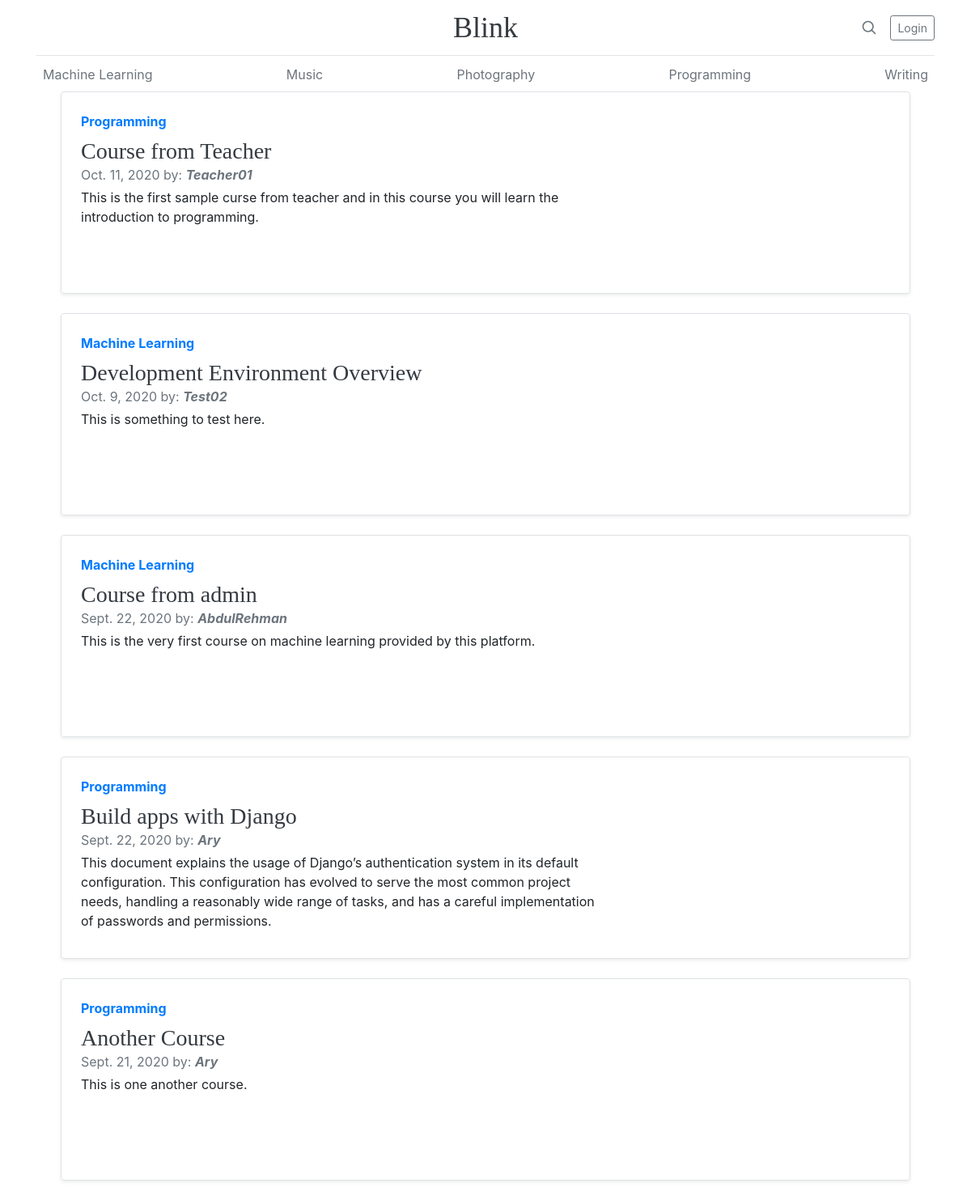
The page / on the database its author committed.
### courses/models.py (models this page shows, shortened)
class Subject(models.Model):
    title = models.CharField(max_length=200)
    slug = models.SlugField(max_length=200, unique=True)
    class Meta:
        ordering = ('title',)
    def __str__(self):
        return self.title

class Course(models.Model):
    owner = models.ForeignKey(Account,
                              related_name='courses_created',
                              on_delete=models.CASCADE)
    subject = models.ForeignKey(Subject,
                                related_name='courses',
                                on_delete=models.CASCADE)
    title = models.CharField(max_length=200)
    slug = models.SlugField(max_length=200, unique=True)
    overview = models.TextField()
    created = models.DateTimeField(auto_now_add=True)
    students = models.ManyToManyField(Account,
                                      related_name='courses_joined',
                                      blank=True)
    course_image = models.ImageField(upload_to='images')
    class Meta:
        ordering = ['-created']

### users/models.py (models this page shows, shortened)
class Account(AbstractBaseUser, PermissionsMixin):
    email = models.EmailField(verbose_name='email', max_length=60, unique=True)
    fullname = models.CharField(max_length=30, unique=True)
    is_instructor = models.BooleanField(default=False)
    date_join = models.DateTimeField(verbose_name='date joined', auto_now_add=True)
    last_login = models.DateTimeField(verbose_name='last login', auto_now_add=True)
    is_admin = models.BooleanField(default=False)
    is_active = models.BooleanField(default=False)
    is_staff = models.BooleanField(default=False)
    is_superuser = models.BooleanField(default=False)
    USERNAME_FIELD = 'email'
    REQUIRED_FIELDS = ['fullname']
    objects = MyAccountManager()

### users/views.py (the view)
# urls.py: path('', home, name='home'),
def home(request):
    courses = Course.objects.all()
    subjects = Subject.objects.all()
    context = {'courses': courses, 'subjects': subjects}
    return render(request, 'base.html', context)

### templates/base.html (shortened to what this page needs)
{% load static %}
<!doctype html>
<html lang="en">
<head>
    <link href="{% static 'css/bootstrap.min.css' %}" rel="stylesheet">
    <link href="{% static 'css/style.css' %}" rel="stylesheet">
</head>
<body>
<div class="container">
    <header class="blog-header py-3">
        <div class="row flex-nowrap justify-content-between align-items-center">
            <div class="col-4 pt-1">
            </div>
            <div class="col-4 text-center">
                <a class="blog-header-logo text-dark" href="{% url 'home' %}">Blink</a>
            </div>
            <div class="col-4 d-flex justify-content-end align-items-center">
                <a class="text-muted" href="#" aria-label="Search">
                    <svg xmlns="http://www.w3.org/2000/svg" width="20" height="20" fill="none" stroke="currentColor"
                         stroke-linecap="round" stroke-linejoin="round" stroke-width="2" class="mx-3" role="img"
                         viewBox="0 0 24 24" focusable="false"><title>Search</title>
                        <circle cx="10.5" cy="10.5" r="7.5"/>
                        <path d="M21 21l-5.2-5.2"/>
                    </svg>
                </a>
                {% if user.is_authenticated %}
                    <a class="btn btn-sm btn-outline-secondary" href="{% url 'users:logout' %}">Logout</a>
                {% else %}
                    <a class="btn btn-sm btn-outline-secondary" href="{% url 'users:login' %}">Login</a>
                {% endif %}
            </div>
        </div>
    </header>
    <div class="nav-scroller py-1">
        <nav class="nav d-flex justify-content-between">
            {% for sub in subjects %}
                <a class="p-2 text-muted" href="{% url 'courses:courses-by-subject' sub.slug %}">{{ sub.title }}</a>
            {% endfor %}
        </nav>
    </div>
    <div class="container">
        {% block content %}
        {% for course in courses %}
            <div class="col-md-12">
                <div class="row no-gutters border rounded overflow-hidden flex-md-row mb-4 shadow-sm h-md-250 position-relative">
                    <div class="col p-4 d-flex flex-column position-static">
                        <strong class="d-inline-block mb-2 text-primary">{{ course.subject }}</strong>
                        <a href="{% url 'courses:course-detail' course.id %}" class="text-dark">
                            <h3 class="mb-0">{{ course.title }}</h3></a>
                        <div class="mb-1 text-muted">{{ course.created|date }} <span>by:</span>
                            <b><i>{{ course.owner.fullname }}</i></b></div>
                        <p class="card-text">{{ course.overview }}</p>
                    </div>
                    <div class="col-auto d-none d-lg-block">
                    </div>
                </div>
            </div>
        {% endfor %}
        </div>
        {% endblock %}
    </div>
</body>
</html>

### assets/css/style.css (style rules this page uses)
.blog-header { line-height: 1; border-bottom: 1px solid #e5e5e5; }
.blog-header-logo { font-family: "Playfair Display", Georgia, "Times New Roman", serif; font-size: 2.25rem; }
h1, h2, h3, h4, h5, h6 { font-family: "Playfair Display", Georgia, "Times New Roman", serif; }
.nav-scroller { position: relative; z-index: 2; height: 2.75rem; overflow-y: hidden; }
.nav-scroller .nav { display: -ms-flexbox; display: flex; -ms-flex-wrap: nowrap; flex-wrap: nowrap; padding-bottom: 1rem; margin-top: -1px; overflow-x: auto; text-align: center; white-space: nowrap; -webkit-overflow-scrolling: touch; }
@media (min-width: 768px) { .h-md-250 { height: 250px; } }

### rows shown on the page
Subject: title "Machine Learning"
Subject: title "Music"
Subject: title "Photography"
Subject: title "Programming"
Subject: title "Writing"
Course: subject "Programming", title "Course from Teacher", created "Oct. 11, 2020", owner.fullname "Teacher01", overview "This is the first sample curse from teacher and in this course you will learn the introduction to programming."
Course: subject "Machine Learning", title "Development Environment Overview", created "Oct. 9, 2020", owner.fullname "Test02", overview "This is something to test here."
Course: subject "Machine Learning", title "Course from admin", created "Sept. 22, 2020", owner.fullname "AbdulRehman", overview "This is the very first course on machine learning provided by this platform."
Course: subject "Programming", title "Build apps with Django", created "Sept. 22, 2020", owner.fullname "Ary", overview "This document explains the usage of Django’s authentication system in its default configuration. This configuration has evolved to serve the most common project needs, handling a reasonably wide range of tasks, and has a careful implementation of passwords and permissions."
Course: subject "Programming", title "Another Course", created "Sept. 21, 2020", owner.fullname "Ary", overview "This is one another course."
